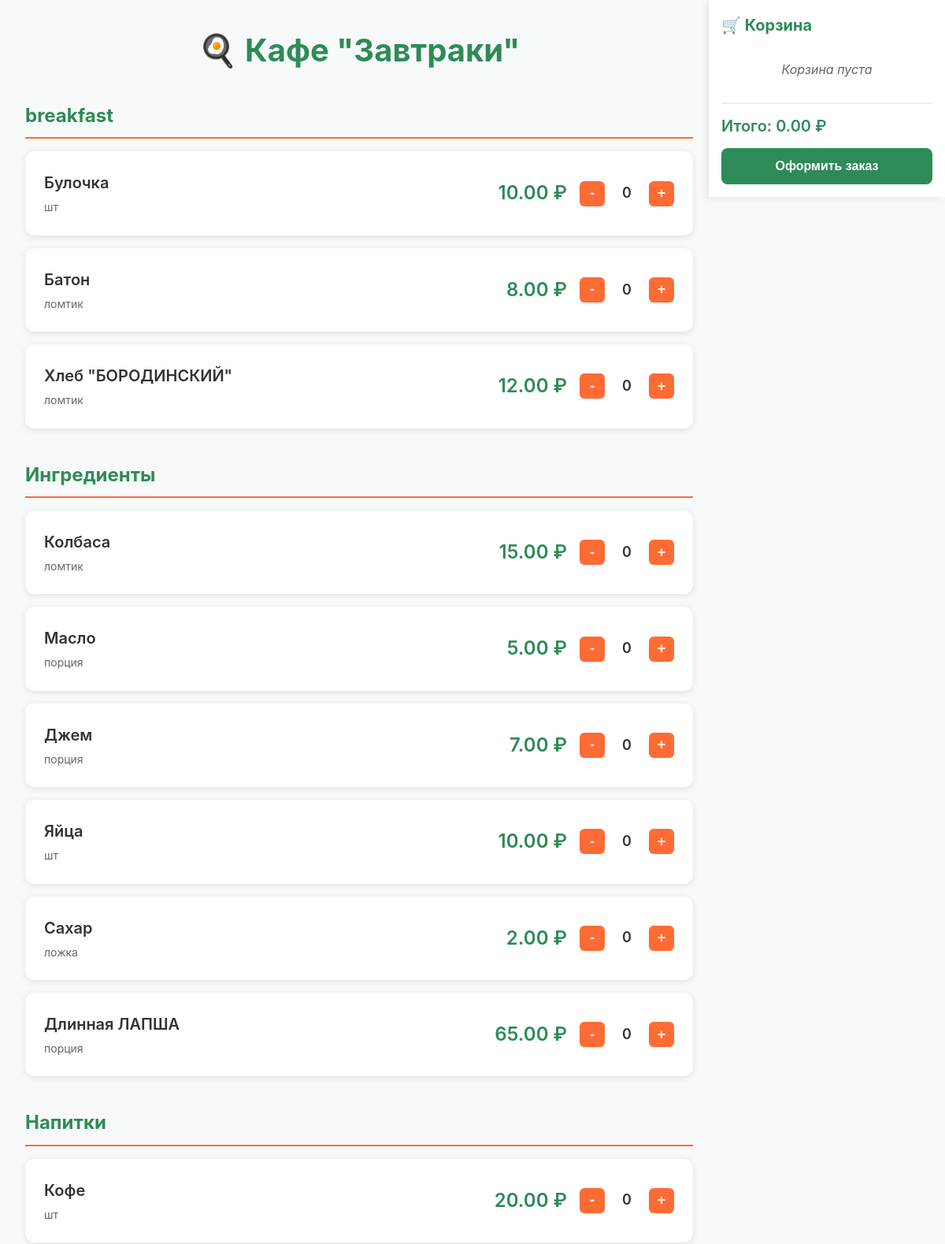
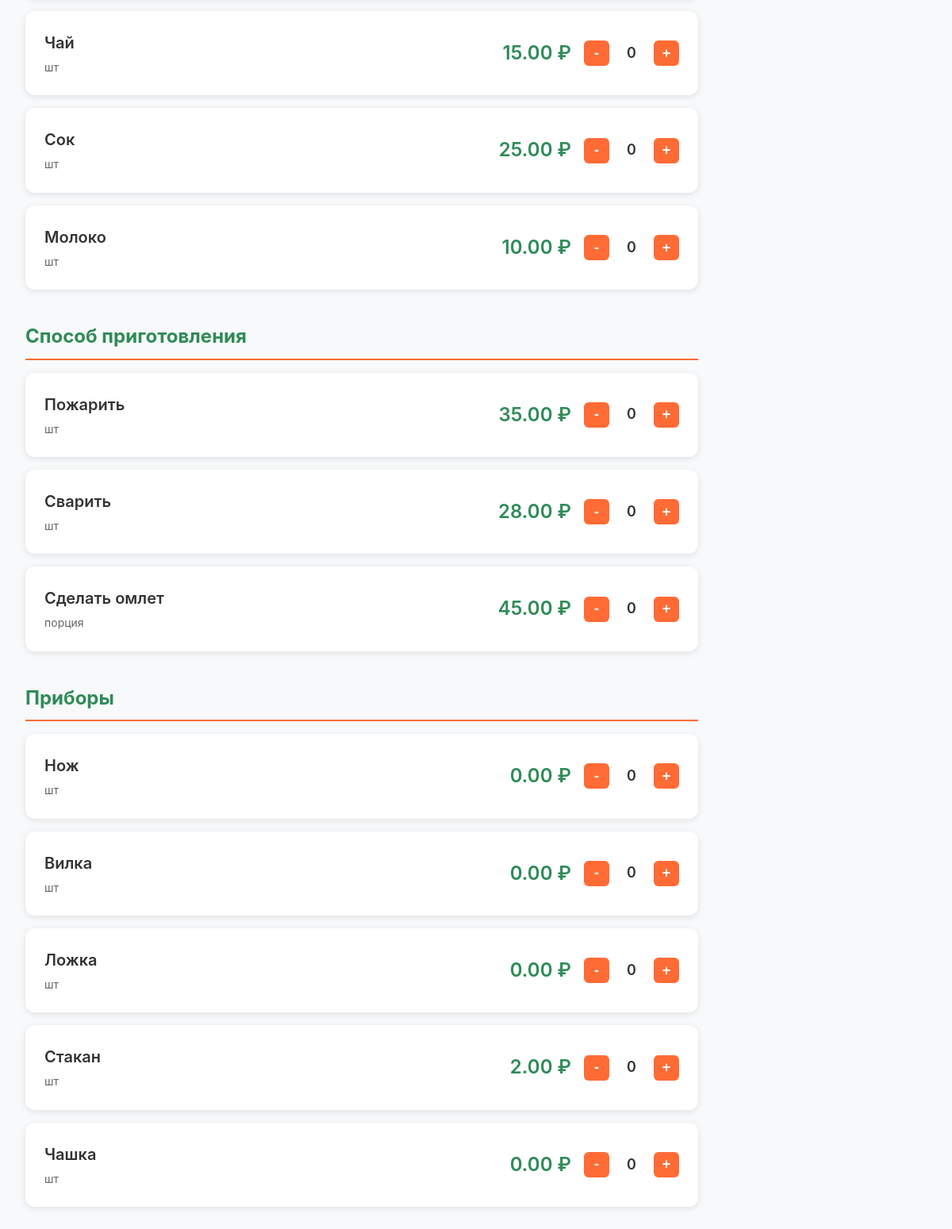
The page / on the database its author committed (2 pictures, top to bottom).
### cafe/models.py (models this page shows, shortened)
class MenuItem(models.Model):
    CATEGORY_CHOICES = [
        ('base', 'Основа для завтрака'),
        ('ingredient', 'Ингредиенты'),
        ('drink', 'Напитки'),
        ('cook_method', 'Способ приготовления'),
        ('utensil', 'Приборы'),
    ]
    UNIT_CHOICES = [
        ('piece', 'шт'),
        ('gram', 'г'),
        ('ml', 'мл'),
        ('slice', 'ломтик'),
        ('spoon', 'ложка'),
        ('portion', 'порция'),
    ]
    name = models.CharField(max_length=100)
    category = models.CharField(max_length=20, choices=CATEGORY_CHOICES)
    price = models.DecimalField(max_digits=6, decimal_places=2, default=0)
    unit = models.CharField(max_length=10, choices=UNIT_CHOICES, default='piece')
    order = models.IntegerField(default=0)

### cafe/views.py (the view)
# urls.py: path('', views.menu_page, name='menu'),
def menu_page(request):
    menu_items = MenuItem.objects.all().order_by('order')
    categories = {}
    for item in menu_items:
        if item.category not in categories:
            categories[item.category] = []
        categories[item.category].append(item)
    return render(request, 'cafe/menu.html', {
        'categories': categories
    })

### cafe/templates/cafe/menu.html (shortened to what this page needs)
<!DOCTYPE html>
<html lang="ru">
<head>
    {% load static %}
    <link rel="stylesheet" href="{% static 'cafe/style.css' %}">
</head>
<body>
    <div class="container">
        <h1>🍳 Кафе "Завтраки"</h1>
        {% for category_name, items in categories.items %}
        <div class="category">
            {% with first_item=items|first %}
            <h2 class="category-title">{% if first_item %}{{ first_item.get_category_display }}{% else %}{{ category_name }}{% endif %}</h2>
            {% endwith %}
            {% for item in items %}
            <div class="menu-item" data-item-id="{{ item.id }}" data-item-name="{{ item.name }}" data-item-price="{{ item.price }}">
                <div class="item-info">
                    <span class="item-name">{{ item.name }}</span>
                    <small class="item-unit">{{ item.get_unit_display }}</small>
                </div>
                <div class="item-price">{{ item.price }} ₽</div>
                <div class="quantity-controls">
                    <button class="quantity-btn minus" type="button" aria-label="Уменьшить количество">-</button>
                    <span class="quantity" data-item-id="{{ item.id }}">0</span>
                    <button class="quantity-btn plus" type="button" aria-label="Увеличить количество">+</button>
                </div>
            </div>
            {% endfor %}
        </div>
        {% endfor %}
    </div>
    <div class="cart">
        <h3>🛒 Корзина</h3>
        <div id="cart-items"></div>
        <div id="cart-total">Итого: 0 ₽</div>
        <button id="checkout-btn" type="button">Оформить заказ</button>
    </div>
</body>
</html>

### cafe/static/cafe/style.css (style rules this page uses)
* { margin: 0; padding: 0; box-sizing: border-box; }
body { font-family: -apple-system, BlinkMacSystemFont, 'Segoe UI', Roboto, sans-serif; background-color: #f8f9fa; color: #333; line-height: 1.6; min-height: 100vh; }
.container { max-width: 1200px; margin: 0 auto; padding: 1rem; padding-bottom: 120px; }
h1 { text-align: center; color: #2E8B57; margin-bottom: 2rem; font-size: 2rem; }
.category { margin-bottom: 2.5rem; }
.category-title { color: #2E8B57; font-size: 1.5rem; margin-bottom: 1rem; padding-bottom: 0.5rem; border-bottom: 2px solid #FF6B35; }
.menu-item { background-color: white; border-radius: 12px; box-shadow: 0 2px 8px rgba(0, 0, 0, 0.1); padding: 1rem; margin-bottom: 1rem; display: flex; justify-content: space-between; align-items: center; gap: 1rem; transition: transform 0.2s ease, box-shadow 0.2s ease; }
.item-info { flex: 1; display: flex; flex-direction: column; gap: 0.25rem; }
.item-name { font-size: 1.125rem; font-weight: 600; color: #333; }
.item-unit { color: #666; font-size: 0.875rem; }
.item-price { font-size: 1.25rem; font-weight: 600; color: #2E8B57; white-space: nowrap; }
.quantity-controls { display: flex; align-items: center; gap: 0.75rem; white-space: nowrap; }
.quantity-btn { background-color: #FF6B35; color: white; border: none; width: 32px; height: 32px; border-radius: 6px; cursor: pointer; font-size: 1.125rem; font-weight: 600; display: flex; align-items: center; justify-content: center; transition: background-color 0.2s ease, transform 0.1s ease; user-select: none; }
.quantity { min-width: 2rem; text-align: center; font-weight: 600; font-size: 1.125rem; }
.cart { position: fixed; bottom: 0; left: 0; right: 0; background-color: white; box-shadow: 0 -2px 10px rgba(0, 0, 0, 0.1); padding: 1rem; z-index: 1000; max-height: 50vh; display: flex; flex-direction: column; }
.cart h3 { color: #2E8B57; margin-bottom: 0.75rem; font-size: 1.25rem; }
#cart-items { flex: 1; overflow-y: auto; margin-bottom: 0.75rem; max-height: 200px; }
#cart-total { font-size: 1.25rem; font-weight: 600; color: #2E8B57; margin-bottom: 0.75rem; padding-top: 0.75rem; border-top: 2px solid #eee; }
#checkout-btn { width: 100%; padding: 0.875rem; background-color: #2E8B57; color: white; border: none; border-radius: 8px; cursor: pointer; font-weight: 600; font-size: 1rem; transition: background-color 0.3s ease, transform 0.1s ease; }
@media (min-width: 768px) { .container { padding: 2rem; padding-right: 320px; padding-bottom: 2rem; } }
@media (min-width: 768px) { h1 { font-size: 2.5rem; } }
@media (min-width: 768px) { .menu-item { padding: 1.25rem; } }
@media (min-width: 768px) { .cart { position: fixed; top: 0; right: 0; bottom: auto; left: auto; width: 300px; max-height: 100vh; box-shadow: -2px 0 10px rgba(0, 0, 0, 0.1); } }
@media (min-width: 768px) { #cart-items { max-height: calc(100vh - 200px); } }
@media (min-width: 1024px) { .container { max-width: 1400px; padding-right: 320px; } }
@media (min-width: 1024px) { .menu-item { padding: 1.5rem; } }
@media (min-width: 1024px) { .item-name { font-size: 1.25rem; } }
@media (min-width: 1024px) { .item-price { font-size: 1.5rem; } }
#cart-items { scrollbar-width: thin; scrollbar-color: #FF6B35 #f0f0f0; }

### rows shown on the page
MenuItem: category "breakfast", name "Булочка", unit "шт", price "10.00"
MenuItem: name "Батон", unit "ломтик", price "8.00"
MenuItem: name "Хлеб \"БОРОДИНСКИЙ\"", unit "ломтик", price "12.00"
MenuItem: category "Ингредиенты", name "Колбаса", unit "ломтик", price "15.00"
MenuItem: name "Масло", unit "порция", price "5.00"
MenuItem: name "Джем", unit "порция", price "7.00"
MenuItem: name "Яйца", unit "шт", price "10.00"
MenuItem: name "Сахар", unit "ложка", price "2.00"
MenuItem: name "Длинная ЛАПША", unit "порция", price "65.00"
MenuItem: category "Напитки", name "Кофе", unit "шт", price "20.00"
MenuItem: name "Чай", unit "шт", price "15.00"
MenuItem: name "Сок", unit "шт", price "25.00"
MenuItem: name "Молоко", unit "шт", price "10.00"
MenuItem: category "Способ приготовления", name "Пожарить", unit "шт", price "35.00"
MenuItem: name "Сварить", unit "шт", price "28.00"
MenuItem: name "Сделать омлет", unit "порция", price "45.00"
MenuItem: category "Приборы", name "Нож", unit "шт", price "0.00"
MenuItem: name "Вилка", unit "шт", price "0.00"
MenuItem: name "Ложка", unit "шт", price "0.00"
MenuItem: name "Стакан", unit "шт", price "2.00"
MenuItem: name "Чашка", unit "шт", price "0.00"
